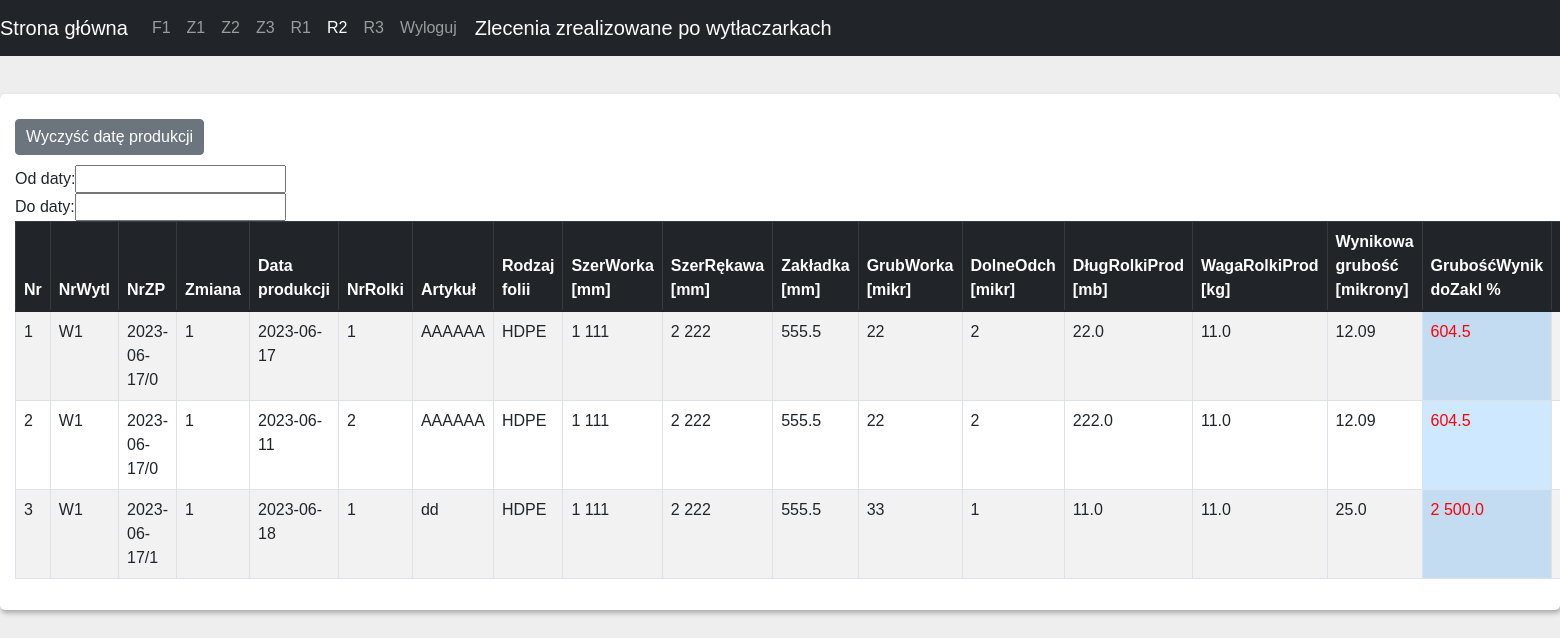
The app's page /doc4 (signed in), older data.
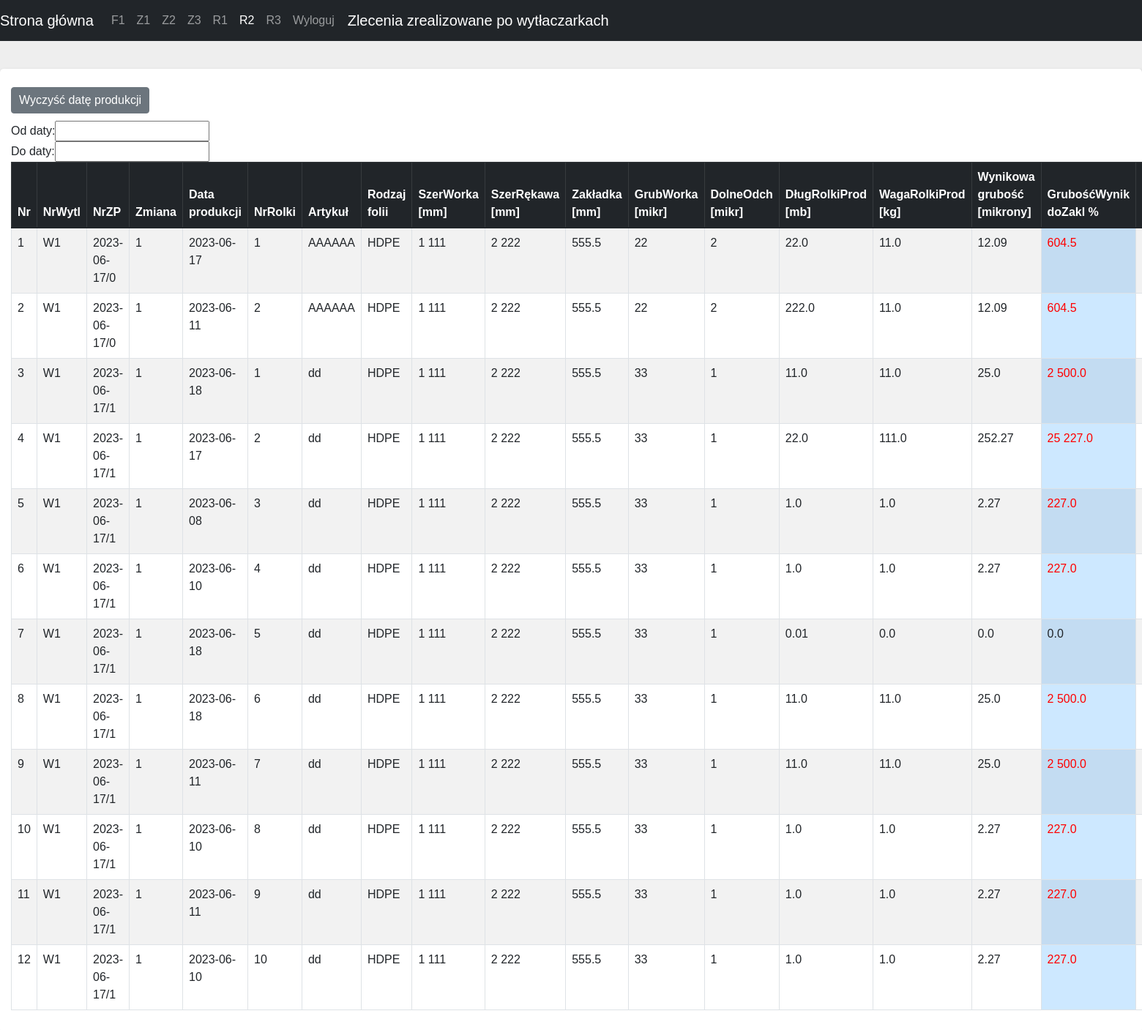
The same page, newer data.
### events/models.py (models this page shows, shortened)
class Rolki(models.Model):
    NrZp = models.CharField("NrZp", max_length=20)
    Data = models.DateField()
    Zmiana = models.CharField(max_length=10)
    Rolka = models.IntegerField()
    NrWytl = models.IntegerField()
    Rodzaj = models.IntegerField()
    DlugRolkiProd = models.FloatField()
    WagaRolkiProd = models.FloatField()
    Walce = models.FloatField(null=True,blank=True)
    Slimak = models.FloatField(null=True, blank=True)
    Wynikowa = models.FloatField()
    Wynik = models.FloatField()
    Mieszanka = models.CharField(max_length=40, blank=True, null=True, default='')
    Uwagi = models.CharField(max_length=40, blank=True, null=True, default='')
    UserName = models.CharField(max_length=40)

class Zamowienie(models.Model):
    NrZp = models.CharField("NrZp", max_length=20)
    Data = models.DateField()
    Kod = models.CharField(max_length=20, blank=True, null=True, default='')
    Artykul = models.CharField(max_length=30)
    NrWyt = models.IntegerField()
    Status = models.IntegerField()
    Rodzaj = models.IntegerField()
    MMK = models.CharField(max_length=20, blank=True, null=True , default='')
    Barwnik = models.CharField(max_length=20, blank=True, null=True, default='' )
    Uwagi = models.CharField(max_length=40, blank=True, null=True , default='')
    IloscZlec = models.IntegerField()
    SzerWorka = models.IntegerField()
    SzerRekawa = models.IntegerField()
    Zakladka = models.FloatField()
    DlugWorka = models.IntegerField()
    GrubWorka = models.IntegerField()
    DolneOdch = models.IntegerField()
    DlugFoilPlan_Korekta = models.FloatField()
    WagaFoliZlec = models.FloatField()
    DlugFoliPlan = models.FloatField()
    IloscRolekZlec = models.FloatField()
    DlugRolkiZlec_Korekta = models.FloatField()
    DlugRolkiPlan = models.FloatField()
    DlugFoliZlec_Korekta = models.FloatField()
    WagaRolkiZlec = models.FloatField()

### events/views.py (the view)
# urls.py: path('doc4', procFolia.as_view() , name='procFolia.views.index'),
class procFolia(LoginRequiredMixin, ListView ):
    model = Rolki
    template_name = "Doc346/ZlecWytl.html"
    serializer_class = RolSerializer
    def get_context_data(self, **kwargs):
        context = super().get_context_data(**kwargs)
        model = Zamowienie.objects.filter(Status__gt=0)
        context['status_dict'] = status_dict
        context['nrwyt_dict'] = nrwyt_dict
        context['folia_dict'] = folia_dict
        mapper = {}
        for id, data in enumerate(model.values()):
            print(id,data)
            mapper[data["NrZp"]] = data
        for rolki in context['rolki_list']:
                rolki.zamowienie = mapper[str(rolki.NrZp)]
        return context

### events/views.py (called while the page is built)
@register.filter
def readable_integer(value):
    readable = str(value).split(".")[0][::-1]
    readable = [readable[i:i+3][::-1] for i in range(0, len(readable), 3)]
    if len(str(value).split(".")) == 1:
        end = ""
    else:
        end = "." + str(value).split(".")[1]
    return " ".join(readable[::-1]) + end

@register.filter
def get_item(dictionary, key):
  return dictionary.get(key)

### events/templates/Doc346/ZlecWytl.html (shortened to what this page needs)
{% load static %}
<!DOCTYPE html>
<html lang="en">
<head>
    <link rel="stylesheet" href={% static "css/bootstrap.min.css" %}>
    <link rel="stylesheet" href={% static "css/datatables.min.css" %}>
    <link rel="stylesheet" href={% static "css/style.css" %}>
    <link rel="stylesheet" href={% static "css/dataTables.dateTime.min.css" %}>
</head>
<body>
     {% include 'navbar.html' %}
     <br>
                <div class="data_table">
                    <table border="0" cellspacing="5" cellpadding="5">
        <tbody><tr>
            <td>Od daty:</td>
            <td><input type="text" id="min" name="min"></td>
        </tr>
        <tr>
            <td>Do daty:</td>
            <td><input type="text" id="max" name="max"></td>
        </tr>
        <tr>
            <button id="reset-filter" class="btn btn-secondary">Wyczyść datę produkcji</button>
        </tr>
    </tbody></table>
                    <table id="example" class="table table-striped table-bordered display nowrap" style="width:100%">
                        <thead class="table-dark">
                            <tr>
                                <th>Nr</th>
                                <th>NrWytl</th>
                                <th>NrZP</th>
                                <th>Zmiana</th>
                                <th>Data produkcji</th>
                                <th>NrRolki</th>
                                <th>Artykuł</th>
                                <th>Rodzaj folii</th>
                                <th>SzerWorka [mm]</th>
                                <th>SzerRękawa [mm]</th>
                                <th>Zakładka [mm]</th>
                                <th>GrubWorka [mikr]</th>
                                <th>DolneOdch [mikr]</th>
                                <th>DługRolkiProd [mb]</th>
                                <th>WagaRolkiProd [kg]</th>
                                <th>Wynikowa grubość [mikrony]</th>
                                <th>GrubośćWynik doZakl % </th>
                                <th>Ślimak</th>
                            </tr>
                        </thead>
                        <tbody>
                        {% for post in rolki_list %}
                             <tr>
                                <td>{{ forloop.counter }}</td>
                                <td>{{  nrwyt_dict|get_item:post.zamowienie.NrWyt }}</td>
                                <td>{{ post.NrZp }}</td>
                                <td> {{ post.Zmiana }}</td>
                                 <td> {{ post.Data | date:"Y-m-d" }}</td>
                                <td> {{ post.Rolka }} </td>
                                <td> {{ post.zamowienie.Artykul }} </td>
                                <td> {{ folia_dict|get_item:post.zamowienie.Rodzaj }} </td>
                                <td> {{ post.zamowienie.SzerWorka | readable_integer }} </td>
                                <td>{{ post.zamowienie.SzerRekawa | readable_integer }}</td>
                                <td>{{ post.zamowienie.Zakladka  | readable_integer }}</td>
                                <td>{{ post.zamowienie.GrubWorka | readable_integer  }}</td>
                                <td>{{ post.zamowienie.DolneOdch | readable_integer  }}</td>
                                <td>{{ post.DlugRolkiProd | readable_integer }}</td>
                                <td>{{ post.WagaRolkiProd | readable_integer  }}</td>
                                <td>{{ post.Wynikowa | readable_integer }}</td>
                                <td  style="background-color: #cde8ff; color: {% if post.Wynik > 100 %}red{% endif %}">{{ post.Wynik | readable_integer }}</td>
                                <td>{{ post.Slimak | default_if_none:'' | readable_integer }}</td>
                            </tr>
                        {% endfor %}
                        </tbody>
                    </table>
</div>
</body>
</html>

### events/templates/navbar.html (shortened to what this page needs)
<nav class="navbar navbar-expand-lg navbar-dark bg-dark fixed-top">
  <div class="collapse navbar-collapse">
    <a class="navbar-brand" href="{% url 'Home.views.index' %}">Strona główna</a>
    <ul class="navbar-nav mr-auto mt-2 mt-lg-0">
      <li class="nav-item">
        <a class="nav-link" href="{% url 'Form.views.index' %}">F1</a>
      </li>
      <li class="nav-item">
        <a class="nav-link {% if request.path == '/planProc' %}active{% endif %}" href="{% url 'PlanProc.views.index' %}">Z1</a>
      </li>
      <li class="nav-item">
        <a class="nav-link {% if request.path == '/realizacja' %}active{% endif %}" href="{% url 'Realizacja.views.index' %}">Z2</a>
      </li>
      <li class="nav-item">
        <a class="nav-link {% if request.path == '/doc5' %}active{% endif %}" href="{% url 'procReal.views.index' %}">Z3</a>
      </li>
      <li class="nav-item">
        <a class="nav-link {% if request.path == '/planFolia' %}active{% endif %}" href="{% url 'PlanFolia.views.index' %}">R1</a>
      </li>
      <li class="nav-item">
        <a class="nav-link {% if request.path == '/doc4' %}active{% endif %}" href="{% url 'procFolia.views.index' %}">R2</a>
      </li>
      <li class="nav-item">
        <a class="nav-link {% if request.path == '/doc6' %}active{% endif %}" href="{% url 'procPrac.views.index' %}">R3</a>
      </li>
      <li class="nav-item ">
        <a class="nav-link" href="{% url 'Logout.views.index' %}">Wyloguj</a>
      </li>
       {% if request.path == '/planProc' %}
           <a class="navbar-brand" style="color: white; margin-left: 10px"> Zlecenia produkcyjne planowane </a>
        {% elif request.path == '/realizacja' %}
           <a class="navbar-brand" style="color: white; margin-left: 10px"> Zlecenia produkcyjne w realizacji </a>
        {% elif request.path == '/doc5' %}
          <a class="navbar-brand" style="color: white; margin-left: 10px"> Zlecenie produkcyjne zrealizowane lub anulowane </a>
        {% elif request.path == '/planFolia' %}
           <a class="navbar-brand" style="color: white; margin-left: 10px"> Zlecenia w realizacji po wytłaczarkach </a>
        {% elif request.path == '/doc4' %}
         <a class="navbar-brand" style="color: white; margin-left: 10px"> Zlecenia zrealizowane po wytłaczarkach  </a>
        {% elif request.path == '/doc6' %}
         <a class="navbar-brand" style="color: white; margin-left: 10px"> Wydajność na zmianach </a>
        {% endif %}
    </ul>
  </div>
</nav>

### assets/css/style.css (style rules this page uses)
* { margin: 0; padding: 0; outline: 0; }
html { scroll-behavior: smooth; }
body { background: #eee; font-family: 'Raleway', sans-serif; font-family: 'Roboto', sans-serif; font-family: 'Poppins', sans-serif; font-family: 'Rubik', sans-serif; }
h1, h2, h3, h4, h5, h6, p, a, ol, ul, li, img, span, input, form, label, .btn { margin: 0; padding: 0; }
.data_table { background: #fff; padding: 15px; margin-bottom: 10px; box-shadow: 1px 3px 5px #aaa; border-radius: 5px; }
.data_table .btn { padding: 5px 10px; margin: 10px 3px 10px 0; }

### events/templates/navbar.html (style rules this page uses)
body { padding-top: 70px; }
.navbar.fixed-top { position: fixed; top: 0; left: 0; right: 0; z-index: 1000; }

Row changes from the older to the newer data that the page shows:
added Rolki: zamowienie "W1", NrZp "2023-06-17/1", Zmiana "1", Data "2023-06-17", Rolka "2", zamowienie.Artykul "dd", zamowienie "HDPE", zamowienie.SzerWorka|readable_integer "1 111", zamowienie.SzerRekawa|readable_integer "2 222", zamowienie.Zakladka|readable_integer "555.5", zamowienie.GrubWorka|readable_integer "33", zamowienie.DolneOdch|readable_integer "1", DlugRolkiProd|readable_integer "22.0", WagaRolkiProd|readable_integer "111.0", Wynikowa|readable_integer "252.27", Wynik|readable_integer "25 227.0"
added Rolki: zamowienie "W1", NrZp "2023-06-17/1", Zmiana "1", Data "2023-06-08", Rolka "3", zamowienie.Artykul "dd", zamowienie "HDPE", zamowienie.SzerWorka|readable_integer "1 111", zamowienie.SzerRekawa|readable_integer "2 222", zamowienie.Zakladka|readable_integer "555.5", zamowienie.GrubWorka|readable_integer "33", zamowienie.DolneOdch|readable_integer "1", DlugRolkiProd|readable_integer "1.0", WagaRolkiProd|readable_integer "1.0", Wynikowa|readable_integer "2.27", Wynik|readable_integer "227.0"
added Rolki: zamowienie "W1", NrZp "2023-06-17/1", Zmiana "1", Data "2023-06-10", Rolka "4", zamowienie.Artykul "dd", zamowienie "HDPE", zamowienie.SzerWorka|readable_integer "1 111", zamowienie.SzerRekawa|readable_integer "2 222", zamowienie.Zakladka|readable_integer "555.5", zamowienie.GrubWorka|readable_integer "33", zamowienie.DolneOdch|readable_integer "1", DlugRolkiProd|readable_integer "1.0", WagaRolkiProd|readable_integer "1.0", Wynikowa|readable_integer "2.27", Wynik|readable_integer "227.0"
added Rolki: zamowienie "W1", NrZp "2023-06-17/1", Zmiana "1", Data "2023-06-18", Rolka "5", zamowienie.Artykul "dd", zamowienie "HDPE", zamowienie.SzerWorka|readable_integer "1 111", zamowienie.SzerRekawa|readable_integer "2 222", zamowienie.Zakladka|readable_integer "555.5", zamowienie.GrubWorka|readable_integer "33", zamowienie.DolneOdch|readable_integer "1", DlugRolkiProd|readable_integer "0.01", WagaRolkiProd|readable_integer "0.0", Wynikowa|readable_integer "0.0", Wynik|readable_integer "0.0"
added Rolki: zamowienie "W1", NrZp "2023-06-17/1", Zmiana "1", Data "2023-06-18", Rolka "6", zamowienie.Artykul "dd", zamowienie "HDPE", zamowienie.SzerWorka|readable_integer "1 111", zamowienie.SzerRekawa|readable_integer "2 222", zamowienie.Zakladka|readable_integer "555.5", zamowienie.GrubWorka|readable_integer "33", zamowienie.DolneOdch|readable_integer "1", DlugRolkiProd|readable_integer "11.0", WagaRolkiProd|readable_integer "11.0", Wynikowa|readable_integer "25.0", Wynik|readable_integer "2 500.0"
added Rolki: zamowienie "W1", NrZp "2023-06-17/1", Zmiana "1", Data "2023-06-11", Rolka "7", zamowienie.Artykul "dd", zamowienie "HDPE", zamowienie.SzerWorka|readable_integer "1 111", zamowienie.SzerRekawa|readable_integer "2 222", zamowienie.Zakladka|readable_integer "555.5", zamowienie.GrubWorka|readable_integer "33", zamowienie.DolneOdch|readable_integer "1", DlugRolkiProd|readable_integer "11.0", WagaRolkiProd|readable_integer "11.0", Wynikowa|readable_integer "25.0", Wynik|readable_integer "2 500.0"
added Rolki: zamowienie "W1", NrZp "2023-06-17/1", Zmiana "1", Data "2023-06-10", Rolka "8", zamowienie.Artykul "dd", zamowienie "HDPE", zamowienie.SzerWorka|readable_integer "1 111", zamowienie.SzerRekawa|readable_integer "2 222", zamowienie.Zakladka|readable_integer "555.5", zamowienie.GrubWorka|readable_integer "33", zamowienie.DolneOdch|readable_integer "1", DlugRolkiProd|readable_integer "1.0", WagaRolkiProd|readable_integer "1.0", Wynikowa|readable_integer "2.27", Wynik|readable_integer "227.0"
added Rolki: zamowienie "W1", NrZp "2023-06-17/1", Zmiana "1", Data "2023-06-11", Rolka "9", zamowienie.Artykul "dd", zamowienie "HDPE", zamowienie.SzerWorka|readable_integer "1 111", zamowienie.SzerRekawa|readable_integer "2 222", zamowienie.Zakladka|readable_integer "555.5", zamowienie.GrubWorka|readable_integer "33", zamowienie.DolneOdch|readable_integer "1", DlugRolkiProd|readable_integer "1.0", WagaRolkiProd|readable_integer "1.0", Wynikowa|readable_integer "2.27", Wynik|readable_integer "227.0"
added Rolki: zamowienie "W1", NrZp "2023-06-17/1", Zmiana "1", Data "2023-06-10", Rolka "10", zamowienie.Artykul "dd", zamowienie "HDPE", zamowienie.SzerWorka|readable_integer "1 111", zamowienie.SzerRekawa|readable_integer "2 222", zamowienie.Zakladka|readable_integer "555.5", zamowienie.GrubWorka|readable_integer "33", zamowienie.DolneOdch|readable_integer "1", DlugRolkiProd|readable_integer "1.0", WagaRolkiProd|readable_integer "1.0", Wynikowa|readable_integer "2.27", Wynik|readable_integer "227.0"
